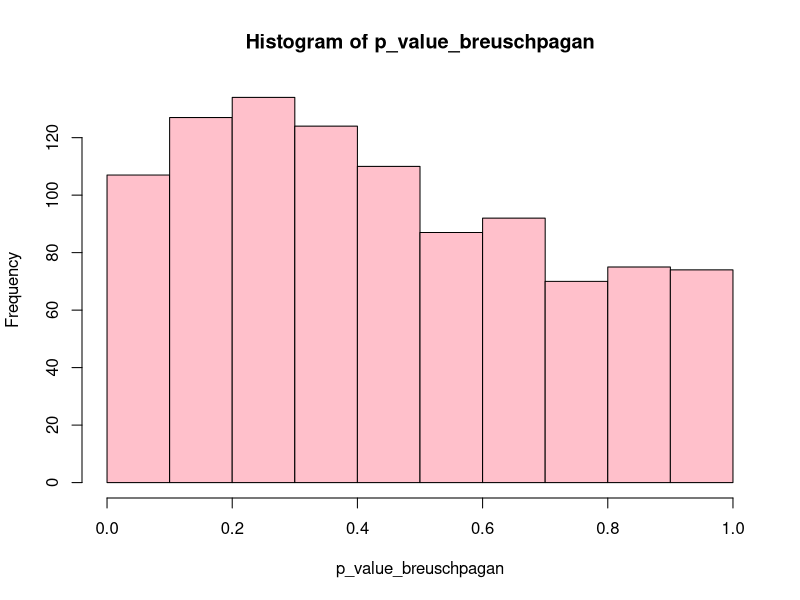
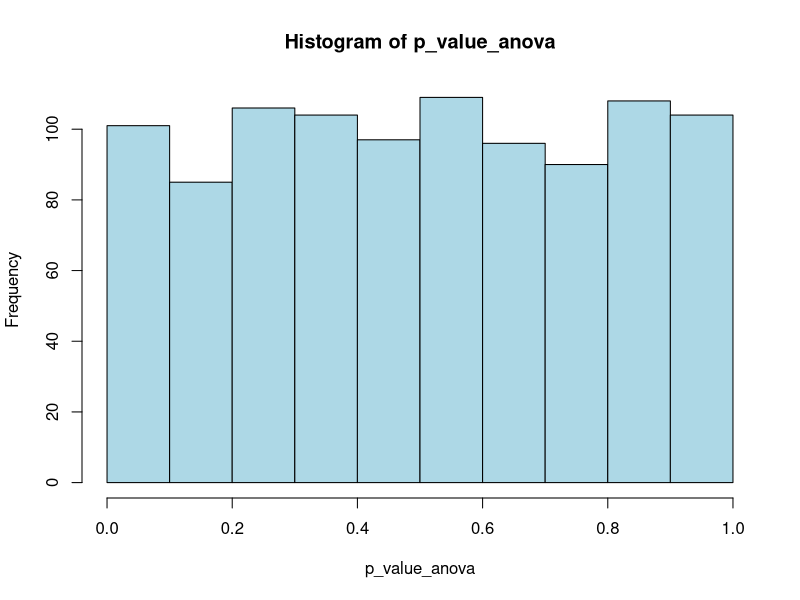
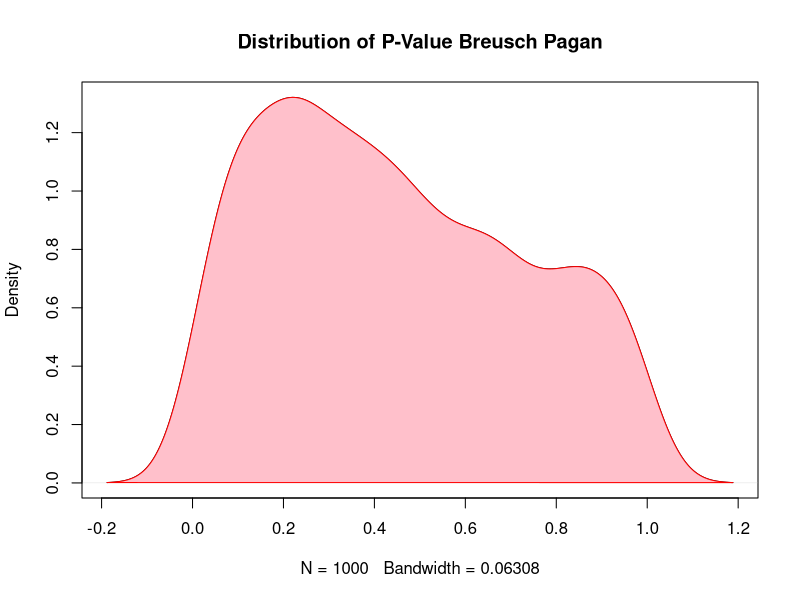
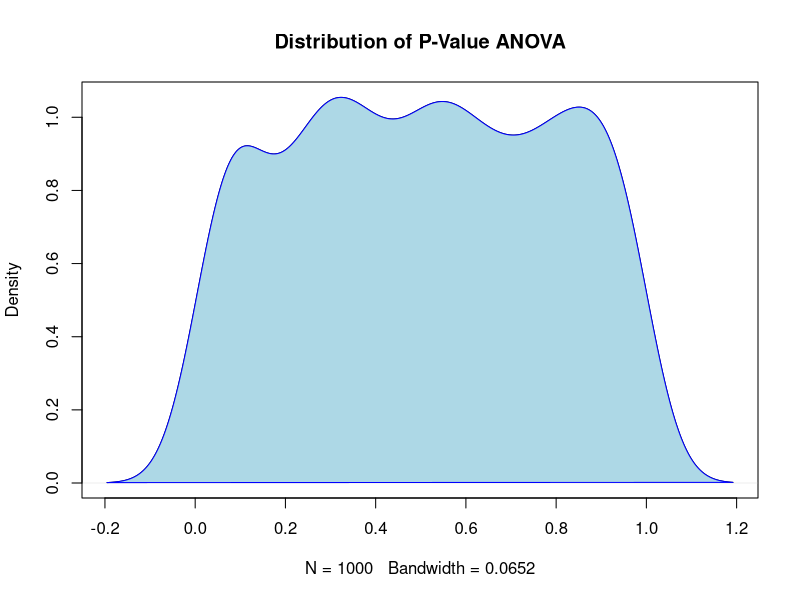
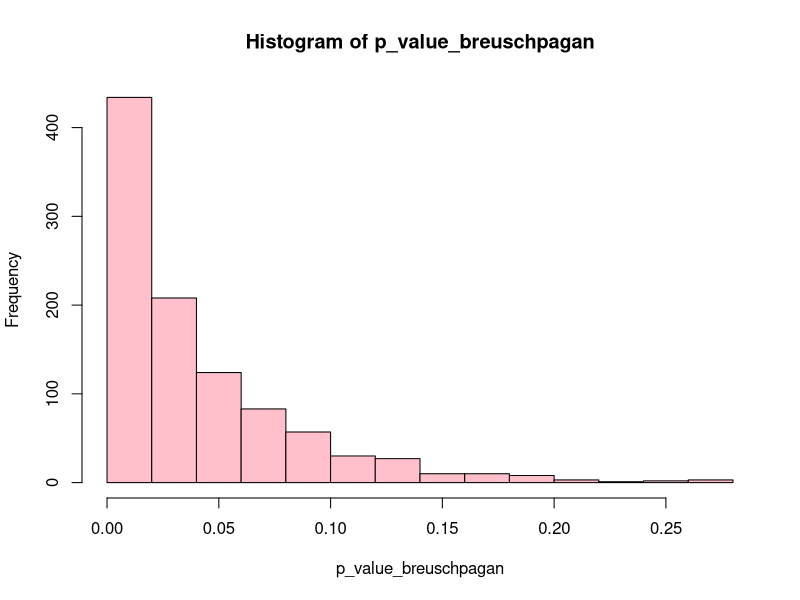
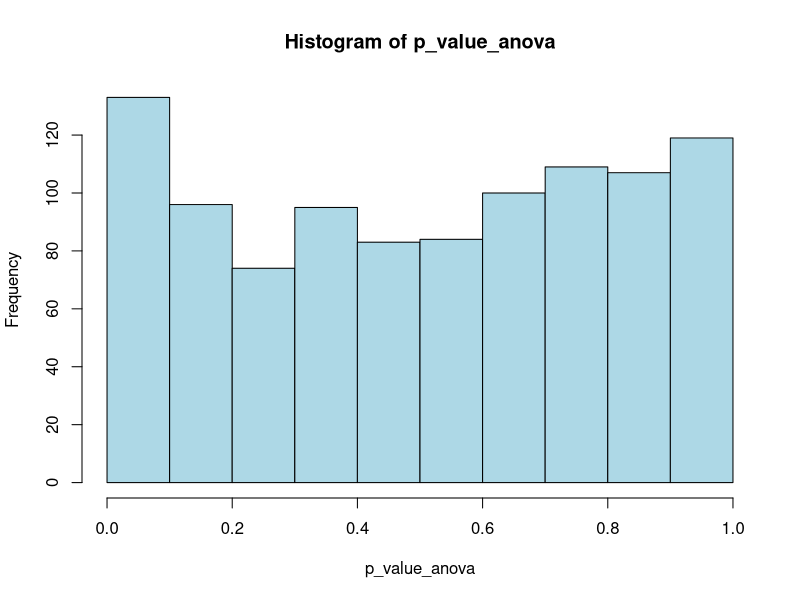
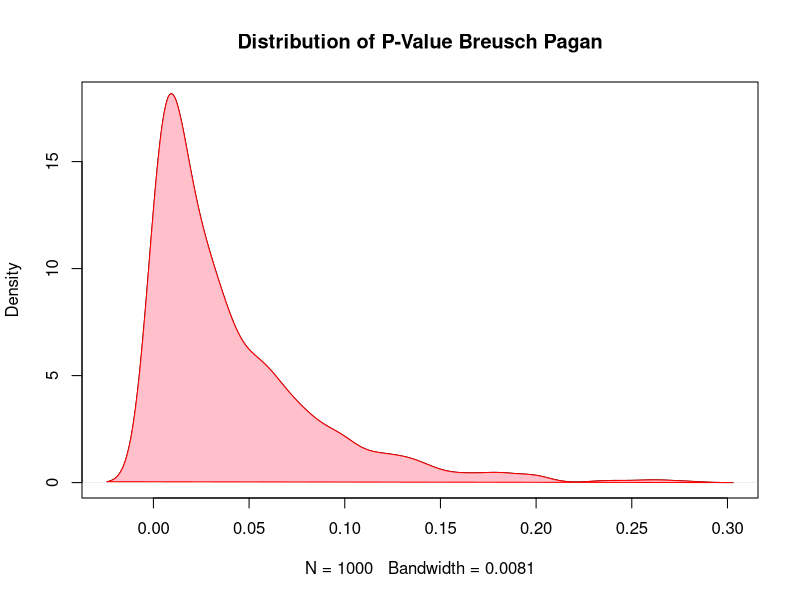
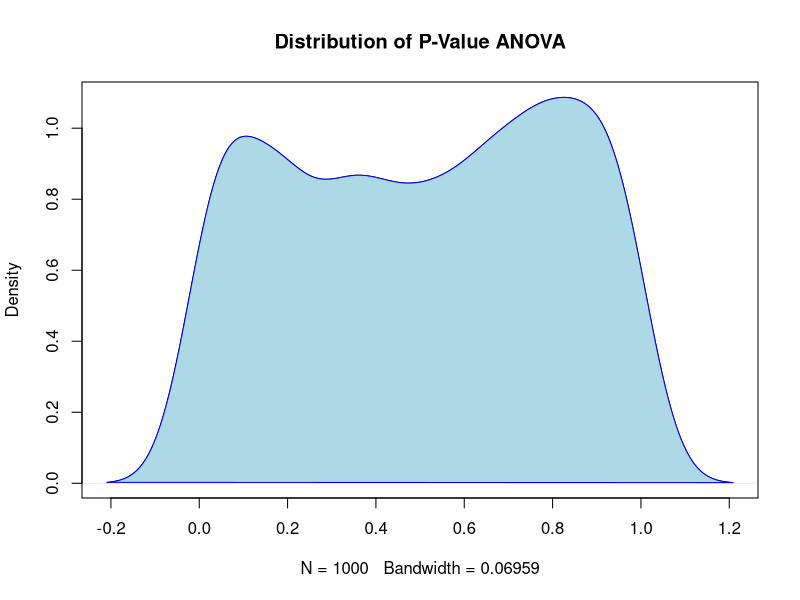

Here is the R script that generated these plots, in order:
## ---- chunk 1
#Skenario A
repetition <-1000
p_value_bartlett <- NULL
p_value_anova <-NULL
p_value_breuschpagan <-NULL
set.seed(125)
for(i in seq(repetition)){
  N1 <-rnorm(10,mean=20,sd=1)
  N2 <-rnorm(10,mean=20,sd=1)
  N3 <-rnorm(10,mean=20,sd=1)
  Category_1st <-rep("C1",length(N1))
  Category_2nd <-rep("C2",length(N2))
  Category_3rd <-rep("C3",length(N3))
  Data_ANOVA <-data.frame(Value = c(N1,N2,N3),Group = c(Category_1st,Category_2nd,Category_3rd))
  Homogenity <- bartlett.test(Value ~ Group, data = Data_ANOVA)
  Results_ANOVA <- aov(Value ~ Group, data = Data_ANOVA)
  Homogenity_breuschpagan <-lmtest::bptest(Results_ANOVA)
  p_value_bartlett<-rbind(p_value_bartlett,Homogenity$p.value)
  p_value_anova<-rbind(p_value_anova,summary(Results_ANOVA)[[1]][["Pr(>F)"]][1])
  p_value_breuschpagan<-rbind(p_value_breuschpagan,Homogenity_breuschpagan$p.value)
}
## ---- chunk 2
head(p_value_bartlett,n=10)
head(p_value_anova,n=10)
head(p_value_breuschpagan,n=10)
## ---- chunk 3
data_simulation_A <- data.frame(p_value_anova,
            p_value_breuschpagan)
## ---- chunk 4
hist(p_value_breuschpagan, col = "pink")
hist(p_value_anova, col = "lightblue")
sig<-ifelse(p_value_breuschpagan>0.05,"Homogen","Non-Homogen")
table(sig)
sig<-ifelse(p_value_anova<0.05,"Significant","Not-Significant")
table(sig)
## ---- chunk 5
d_breuschpagan <- density(p_value_breuschpagan)
plot(d_breuschpagan, main="Distribution of P-Value Breusch Pagan")
polygon(d_breuschpagan, col="pink", border="red")
## ---- chunk 6
d_anova <- density(p_value_anova)
plot(d_anova, main="Distribution of P-Value ANOVA")
polygon(d_anova, col="lightblue", border="blue")

## ---- chunk 7
#Skenario B
repetition <-1000
p_value_bartlett <- NULL
p_value_anova <-NULL
p_value_breuschpagan <-NULL
set.seed(257)
for(i in seq(repetition)){
  N1 <-rnorm(10,mean=20,sd=1)
  N2 <-rnorm(10,mean=20,sd=6)
  N3 <-rnorm(10,mean=20,sd=10)
  Category_1st <-rep("C1",length(N1))
  Category_2nd <-rep("C2",length(N2))
  Category_3rd <-rep("C3",length(N3))
  Data_ANOVA <-data.frame(Value = c(N1,N2,N3),Group = c(Category_1st,Category_2nd,Category_3rd))
  Homogenity <- bartlett.test(Value ~ Group, data = Data_ANOVA)
  Results_ANOVA <- aov(Value ~ Group, data = Data_ANOVA)
  Homogenity_breuschpagan <-lmtest::bptest(Results_ANOVA)
  p_value_bartlett<-rbind(p_value_bartlett,Homogenity$p.value)
  p_value_anova<-rbind(p_value_anova,summary(Results_ANOVA)[[1]][["Pr(>F)"]][1])
  p_value_breuschpagan<-rbind(p_value_breuschpagan,Homogenity_breuschpagan$p.value)
}
## ---- chunk 8
head(p_value_bartlett,n=10)
head(p_value_anova,n=10)
head(p_value_breuschpagan,n=10)
## ---- chunk 9
data_simulation_A <- data.frame(p_value_anova,
            p_value_breuschpagan)
## ---- chunk 10
hist(p_value_breuschpagan, col = "pink")
hist(p_value_anova, col = "lightblue")
sig<-ifelse(p_value_breuschpagan>0.05,"Homogen","Non-Homogen")
table(sig)
sig<-ifelse(p_value_anova<0.05,"Significant","Not-Significant")
table(sig)
## ---- chunk 11
d_breuschpagan <- density(p_value_breuschpagan)
plot(d_breuschpagan, main="Distribution of P-Value Breusch Pagan", ylim =c (0,18))
polygon(d_breuschpagan, col="pink", border="red")

## ---- chunk 12
d_anova <- density(p_value_anova)
plot(d_anova, main="Distribution of P-Value ANOVA")
polygon(d_anova, col="lightblue", border="blue")

## ---- chunk 13
#Skenario C
repetition <-1000
p_value_bartlett <- NULL
p_value_anova <-NULL
p_value_breuschpagan <-NULL
set.seed(571)
for(i in seq(repetition)){
  N1 <-rnorm(10,mean=20,sd=1)
  N2 <-rnorm(10,mean=24,sd=1)
  N3 <-rnorm(10,mean=28,sd=1)
  Category_1st <-rep("C1",length(N1))
  Category_2nd <-rep("C2",length(N2))
  Category_3rd <-rep("C3",length(N3))
  Data_ANOVA <-data.frame(Value = c(N1,N2,N3),Group = c(Category_1st,Category_2nd,Category_3rd))
  Homogenity <- bartlett.test(Value ~ Group, data = Data_ANOVA)
  Results_ANOVA <- aov(Value ~ Group, data = Data_ANOVA)
  Homogenity_breuschpagan <-lmtest::bptest(Results_ANOVA)
  p_value_bartlett<-rbind(p_value_bartlett,Homogenity$p.value)
  p_value_anova<-rbind(p_value_anova,summary(Results_ANOVA)[[1]][["Pr(>F)"]][1])
  p_value_breuschpagan<-rbind(p_value_breuschpagan,Homogenity_breuschpagan$p.value)
}
## ---- chunk 14
head(p_value_bartlett,n=10)
head(p_value_anova,n=10)
head(p_value_breuschpagan,n=10)
## ---- chunk 15
data_simulation_A <- data.frame(p_value_anova,
            p_value_breuschpagan)
## ---- chunk 16
hist(p_value_breuschpagan, col = "pink")
hist(p_value_anova, col = "lightblue")
sig<-ifelse(p_value_breuschpagan>0.05,"Homogen","Non-Homogen")
table(sig)
sig<-ifelse(p_value_anova<0.05,"Significant","Not-Significant")
table(sig)
## ---- chunk 17
d_breuschpagan <- density(p_value_breuschpagan)
plot(d_breuschpagan, main="Distribution of P-Value Breusch Pagan", ylim =c (0,1.3))
polygon(d_breuschpagan, col="pink", border="red")

## ---- chunk 18
d_anova <- density(p_value_anova)
plot(d_anova, main="Distribution of P-Value ANOVA")
polygon(d_anova, col="lightblue", border="blue")

## ---- chunk 19
#Skenario D
repetition <-1000
p_value_bartlett <- NULL
p_value_anova <-NULL
p_value_breuschpagan <-NULL
set.seed(571)
for(i in seq(repetition)){
  N1 <-rnorm(10,mean=20,sd=1)
  N2 <-rnorm(10,mean=24,sd=6)
  N3 <-rnorm(10,mean=28,sd=10)
  Category_1st <-rep("C1",length(N1))
  Category_2nd <-rep("C2",length(N2))
  Category_3rd <-rep("C3",length(N3))
  Data_ANOVA <-data.frame(Value = c(N1,N2,N3),Group = c(Category_1st,Category_2nd,Category_3rd))
  Homogenity <- bartlett.test(Value ~ Group, data = Data_ANOVA)
  Results_ANOVA <- aov(Value ~ Group, data = Data_ANOVA)
  Homogenity_breuschpagan <-lmtest::bptest(Results_ANOVA)
  p_value_bartlett<-rbind(p_value_bartlett,Homogenity$p.value)
  p_value_anova<-rbind(p_value_anova,summary(Results_ANOVA)[[1]][["Pr(>F)"]][1])
  p_value_breuschpagan<-rbind(p_value_breuschpagan,Homogenity_breuschpagan$p.value)
}
## ---- chunk 20
head(p_value_bartlett,n=10)
head(p_value_anova,n=10)
head(p_value_breuschpagan,n=10)
## ---- chunk 21
data_simulation_A <- data.frame(p_value_anova,
            p_value_breuschpagan)
## ---- chunk 22
hist(p_value_breuschpagan, col = "pink")
hist(p_value_anova, col = "lightblue")
sig<-ifelse(p_value_breuschpagan>0.05,"Homogen","Non-Homogen")
table(sig)
sig<-ifelse(p_value_anova<0.05,"Significant","Not-Significant")
table(sig)
## ---- chunk 23
d_breuschpagan <- density(p_value_breuschpagan)
plot(d_breuschpagan, main="Distribution of P-Value Breusch Pagan", ylim =c (0,19))
polygon(d_breuschpagan, col="pink", border="red")

## ---- chunk 24
d_anova <- density(p_value_anova)
plot(d_anova, main="Distribution of P-Value ANOVA")
polygon(d_anova, col="lightblue", border="blue")

